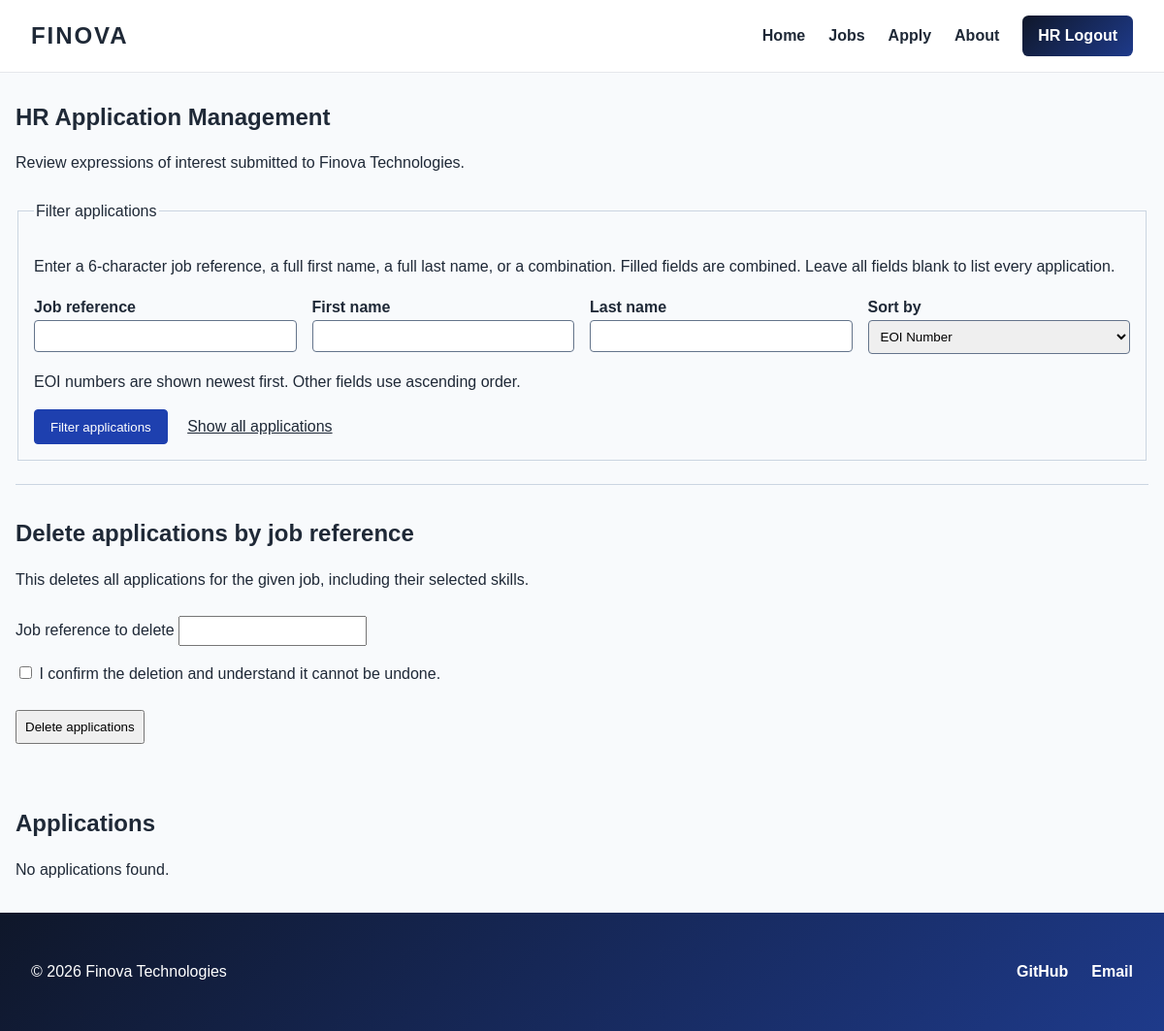
The page /manage.php (signed in) on the database as committed earlier.
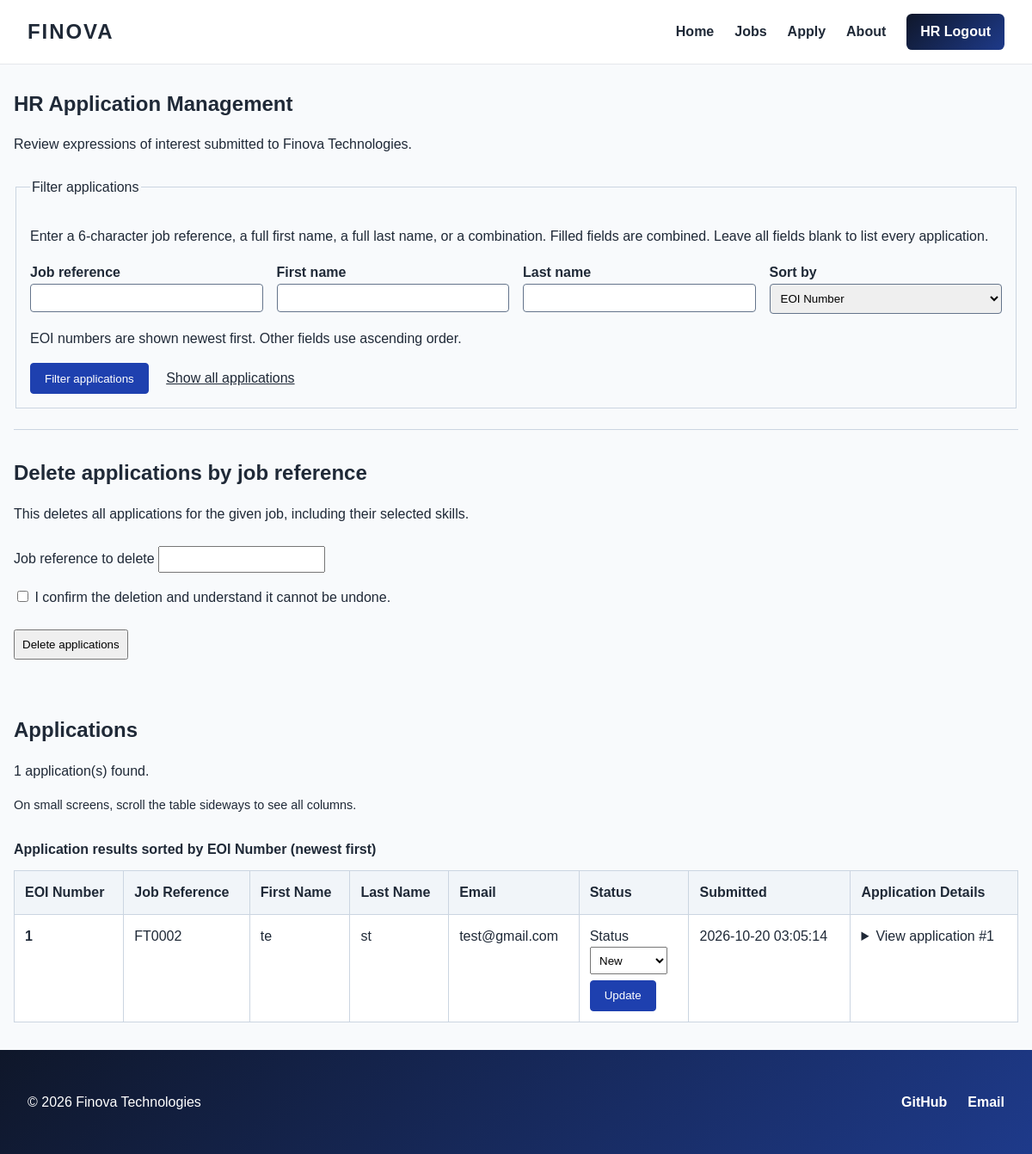
The same page on the database as committed later.
### tables this page shows
CREATE TABLE `eoi_skills` (
  `EOInumber` int(10) UNSIGNED NOT NULL,
  `skill` enum('Programming','Microsoft Excel','Leadership','Communication','Organisation','Problem Solving','Teamwork','Time Management') NOT NULL
);

CREATE TABLE `eoi` (
  `EOInumber` int(10) UNSIGNED NOT NULL,
  `job_reference` char(6) NOT NULL,
  `first_name` varchar(20) NOT NULL,
  `last_name` varchar(20) NOT NULL,
  `date_of_birth` date NOT NULL,
  `gender` enum('Male','Female','Other') NOT NULL,
  `street_address` varchar(40) NOT NULL,
  `suburb_town` varchar(40) NOT NULL,
  `state` enum('VIC','NSW','QLD','NT','WA','SA','TAS','ACT') NOT NULL,
  `postcode` char(4) NOT NULL,
  `email` varchar(254) NOT NULL,
  `phone` varchar(12) NOT NULL,
  `other_skills` text DEFAULT NULL,
  `status` enum('New','Current','Final') NOT NULL DEFAULT 'New',
  `submitted_at` timestamp NOT NULL DEFAULT current_timestamp()
);

### manage_data.php (called while the page is built, shortened)
<?php
function management_database() {
    require __DIR__ . '/settings.php';
    $connection = mysqli_connect($host, $user, $pwd, $sql_db);
    mysqli_set_charset($connection, 'utf8mb4');
    return $connection;
}
$managementStatuses = ['New', 'Current', 'Final'];
$managementSortFields = [
    'EOInumber' => 'EOI Number',
    'job_reference' => 'Job Reference',
    'first_name' => 'First Name',
    'last_name' => 'Last Name',
    'email' => 'Email',
    'status' => 'Status',
    'submitted_at' => 'Submitted'
];
function load_eois($filters = [], $sortField = 'EOInumber') {
    if ($sortField === 'EOInumber') {
        $orderBy = 'EOInumber DESC';
    } else {
        $orderBy = $sortField . ' ASC, EOInumber DESC';
    }
    $connection = management_database();
    $jobReference = $filters['job_reference'] ?? '';
    $firstName = $filters['first_name'] ?? '';
    $lastName = $filters['last_name'] ?? '';
    $query = "SELECT * FROM eoi
              WHERE (job_reference = ? OR ? = '')
                AND (first_name = ? OR ? = '')
                AND (last_name = ? OR ? = '')
              ORDER BY " . $orderBy;
    $statement = mysqli_prepare($connection, $query);
    mysqli_stmt_bind_param($statement, 'ssssss',
        $jobReference, $jobReference, $firstName, $firstName, $lastName, $lastName);
    mysqli_stmt_execute($statement);
    $result = mysqli_stmt_get_result($statement);
    $applications = mysqli_fetch_all($result, MYSQLI_ASSOC);
    $skills = [];
    $skillResult = mysqli_query($connection, 'SELECT EOInumber, skill FROM eoi_skills ORDER BY skill');
    while ($skill = mysqli_fetch_assoc($skillResult)) {
        $skills[$skill['EOInumber']][] = $skill['skill'];
    }
    foreach ($applications as $index => $application) {
        $eoiNumber = $application['EOInumber'];
        if (isset($skills[$eoiNumber])) {
            $applications[$index]['selected_skills'] = implode(', ', $skills[$eoiNumber]);
        } else {
            $applications[$index]['selected_skills'] = '';
        }
    }
    return $applications;
}

### manage.php (the view, shortened to what this page needs)
<?php
require_once __DIR__ . '/manage_data.php';
function management_escape($value) {
    return htmlspecialchars((string) $value, ENT_QUOTES | ENT_SUBSTITUTE, 'UTF-8');
}
$filters = read_management_filters($_GET);
$sortField = 'EOInumber';
$applications = [];
$databaseError = false;
try {
    $applications = load_eois($filters, $sortField);
} catch (mysqli_sql_exception $error) {
    $databaseError = true;
}
$mainLabel = 'HR application management';
$showHrLogout = true;
include __DIR__ . '/header.inc';
include __DIR__ . '/nav.inc';
?>
<section class="management-section">
    <h1>HR Application Management</h1>
    <p>Review expressions of interest submitted to Finova Technologies.</p>
    <form action="manage.php" method="get" class="management-filters">
        <fieldset>
            <legend>Filter applications</legend>
            <p id="filter-help">Enter a 6-character job reference, a full first name, a full last name, or a combination.
                Filled fields are combined. Leave all fields blank to list every application.</p>
            <div class="management-filter-fields">
                <div>
                    <label for="job-reference">Job reference</label>
                    <input type="text" id="job-reference" name="job_reference" maxlength="6"
                        value="<?php echo management_escape($filters['job_reference']); ?>"
                        aria-describedby="filter-help">
                </div>
                <div>
                    <label for="first-name">First name</label>
                    <input type="text" id="first-name" name="first_name" maxlength="20"
                        value="<?php echo management_escape($filters['first_name']); ?>"
                        aria-describedby="filter-help">
                </div>
                <div>
                    <label for="last-name">Last name</label>
                    <input type="text" id="last-name" name="last_name" maxlength="20"
                        value="<?php echo management_escape($filters['last_name']); ?>"
                        aria-describedby="filter-help">
                </div>
                <div>
                    <label for="sort-field">Sort by</label>
                    <select id="sort-field" name="sort" aria-describedby="sort-help">
                        <?php foreach ($managementSortFields as $field => $label): ?>
                            <option value="<?php echo management_escape($field); ?>"<?php if ($sortField === $field): ?> selected<?php endif; ?>>
                                <?php echo management_escape($label); ?>
                            </option>
                        <?php endforeach; ?>
                    </select>
                </div>
            </div>
            <p id="sort-help">EOI numbers are shown newest first. Other fields use ascending order.</p>
            <div class="management-filter-actions">
                <button type="submit">Filter applications</button>
                <a href="manage.php">Show all applications</a>
            </div>
        </fieldset>
    </form>
    <section id="delete-applications" class="management-delete">
        <h2>Delete applications by job reference</h2>
        <p>This deletes all applications for the given job, including their selected skills.</p>
        <form action="delete_eoi.php" method="post" class="management-filters">
            <label for="delete-job">Job reference to delete</label>
            <input type="text" id="delete-job" name="delete_job" maxlength="6" required>
            <p>
                <label>
                    <input type="checkbox" name="confirm_delete" value="1" required>
                    I confirm the deletion and understand it cannot be undone.
                </label>
            </p>
            <button type="submit">Delete applications</button>
        </form>
    </section>
    <h2>Applications</h2>
    <?php if ($databaseError): ?>
        <p class="error-message" role="alert">Applications could not be loaded. Please try again later.</p>
    <?php elseif (!$applications): ?>
        <p>No applications found.</p>
    <?php else: ?>
        <p><?php echo count($applications); ?> application(s) found.</p>
        <p class="management-scroll-hint">On small screens, scroll the table sideways to see all columns.</p>
        <div class="management-table-wrapper" role="region" aria-label="Application records" tabindex="0">
            <table class="management-table">
                <caption>
                    Application results sorted by <?php echo management_escape($managementSortFields[$sortField]); ?>
                    <?php if ($sortField === 'EOInumber'): ?>(newest first)<?php else: ?>(ascending)<?php endif; ?>
                </caption>
                <thead>
                    <tr>
                        <th scope="col">EOI Number</th>
                        <th scope="col">Job Reference</th>
                        <th scope="col">First Name</th>
                        <th scope="col">Last Name</th>
                        <th scope="col">Email</th>
                        <th scope="col">Status</th>
                        <th scope="col">Submitted</th>
                        <th scope="col">Application Details</th>
                    </tr>
                </thead>
                <tbody>
                    <?php foreach ($applications as $application): ?>
                        <tr>
                            <th scope="row"><?php echo management_escape($application['EOInumber']); ?></th>
                            <td><?php echo management_escape($application['job_reference']); ?></td>
                            <td><?php echo management_escape($application['first_name']); ?></td>
                            <td><?php echo management_escape($application['last_name']); ?></td>
                            <td><?php echo management_escape($application['email']); ?></td>
                            <td>
                                <form action="update_status.php" method="post" class="management-status-form">
                                    <label for="status-<?php echo management_escape($application['EOInumber']); ?>">Status</label>
                                    <select id="status-<?php echo management_escape($application['EOInumber']); ?>" name="status">
                                        <?php foreach ($managementStatuses as $status): ?>
                                            <option value="<?php echo management_escape($status); ?>"<?php if ($application['status'] === $status): ?> selected<?php endif; ?>>
                                                <?php echo management_escape($status); ?>
                                            </option>
                                        <?php endforeach; ?>
                                    </select>
                                    <button type="submit">Update</button>
                                </form>
                            </td>
                            <td><?php echo management_escape($application['submitted_at']); ?></td>
                            <td>
                                <details>
                                    <summary>View application #<?php echo management_escape($application['EOInumber']); ?></summary>
                                </details>
                            </td>
                        </tr>
                    <?php endforeach; ?>
                </tbody>
            </table>
        </div>
    <?php endif; ?>
</section>
<?php include __DIR__ . '/footer.inc'; ?>

### header.inc (shortened to what this page needs)
<!DOCTYPE html>
<html lang="en">
<head>
    <link rel="stylesheet" href="styles/styles.css?v=2">
</head>
<body>
    <header>
        <div class="site-header">
            <a href="index.php" class="logo">
                FINOVA
            </a>

### nav.inc
<nav aria-label="Main navigation">
               <ul>
                   <li><a href="index.php">Home</a></li>
                   <li><a href="jobs.php">Jobs</a></li>
                   <li><a href="apply.php">Apply</a></li>
                   <li><a href="about.php">About</a></li>
               </ul>
           </nav>
           <?php if (!empty($showHrLogout)): ?>
               <a href="logout.php" class="hr-login">HR Logout</a>
           <?php else: ?>
               <a href="login.php" class="hr-login">HR Login</a>
           <?php endif; ?>
       </div>
   </header>
   <main aria-label="<?php echo isset($mainLabel) ? htmlspecialchars($mainLabel) : 'Main content'; ?>">

### footer.inc
    </main>
    <footer>
        <div class="footer-content">
            <p>&copy; <?php echo date('Y'); ?> Finova Technologies</p>
            <nav aria-label="Footer navigation">
                <ul>
                    <li><a href="https://github.com/JiajinZhang-123/Applied-Web-Project-Part-2">GitHub</a></li>
                    <li>
                        <a href="mailto:info@finova.example">
                            Email
                        </a>
                    </li>
                </ul>
            </nav>
        </div>
    </footer>
</body>
</html>

### styles/styles.css (style rules this page uses)
* { box-sizing: border-box; }
body { margin: 0; font-family: Arial, Helvetica, sans-serif; line-height: 1.6; color: #1f2937; background-color: #f8fafc; }
a { color: inherit; }
h1, h2, h3 { line-height: 1.2; }
header { position: sticky; top: 0; z-index: 100; background-color: #ffffff; border-bottom: 1px solid #e5e7eb; }
.site-header { max-width: 1200px; margin: 0 auto; padding: 1rem 2rem; display: flex; justify-content: space-between; align-items: center; gap: 1.5rem; }
.site-header nav { margin-left: auto; }
.hr-login { display: inline-block; padding: 0.5rem 1rem; background: linear-gradient(135deg, #0f172a, #1e3a8a); color: white; border-radius: 0.4rem; font-weight: bold; text-decoration: none; white-space: nowrap; }
.logo { font-size: 1.5rem; font-weight: bold; text-decoration: none; letter-spacing: 0.08em; }
nav ul { display: flex; gap: 1.5rem; list-style: none; margin: 0; padding: 0; }
nav a { text-decoration: none; font-weight: 600; }
footer { background: linear-gradient(135deg, #0f172a, #1e3a8a); color: white; }
.footer-content { max-width: 1200px; margin: 0 auto; padding: 2rem; display: flex; justify-content: space-between; align-items: center; }
.management-section { max-width: 1200px; margin: 2rem auto; padding: 0 1rem; }
.management-table-wrapper { overflow-x: auto; }
.management-table { width: 100%; border-collapse: collapse; background-color: #ffffff; }
.management-table caption { padding: 0.75rem 0; text-align: left; font-weight: bold; }
.management-table th, .management-table td { padding: 0.75rem; border: 1px solid #cbd5e1; text-align: left; }
.management-table thead th { background-color: #f1f5f9; }
.management-filters { margin: 1.5rem 0; }
.management-filters fieldset { min-width: 0; padding: 1rem; border: 1px solid #cbd5e1; }
.management-filter-fields { display: flex; flex-wrap: wrap; gap: 1rem; }
.management-filter-fields > div { flex: 1 1 200px; min-width: 0; }
.management-filter-fields label { display: block; font-weight: bold; }
.management-filter-fields input, .management-filter-fields select { width: 100%; padding: 0.5rem; border: 1px solid #64748b; border-radius: 4px; }
.management-filter-actions { margin-top: 1rem; }
.management-filter-actions button, .management-status-form button { margin-right: 1rem; padding: 0.6rem 1rem; border: 1px solid #1e40af; border-radius: 4px; color: white; background-color: #1e40af; cursor: pointer; }
.management-table summary { cursor: pointer; }
.management-status-form label { display: block; }
.management-status-form select { min-width: 90px; padding: 0.4rem; }
.management-status-form button { display: block; margin-top: 0.4rem; }
.management-table th, .management-table td { vertical-align: top; }
.management-delete { padding: 1rem 0; border-top: 1px solid #cbd5e1; scroll-margin-top: 6rem; }
.management-delete input[type="text"] { max-width: 100%; padding: 0.4rem; }
.management-delete button { margin: 0.5rem 0.5rem 0.5rem 0; padding: 0.5rem; }
.management-scroll-hint { font-size: 0.9rem; }

Rows that differ between the two databases and show on the page:
added eoi_skills: EOInumber "1"
added eoi: EOInumber "1", job_reference "FT0002", first_name "te", last_name "st", email "test@gmail.com", status "New", submitted_at "2026-10-20 03:05:14"
Other text that changed with them:
management_escape($managementSortFields[$sortField]): (not shown) → "EOI Number"
text no longer shown: "No applications found."
text now shown: "application(s) found. On small screens, scroll the table sideways to see all columns. Application results sorted by (newest first) EOI Number Job Reference First Name Last Name Email Status Submitted Application Details"
